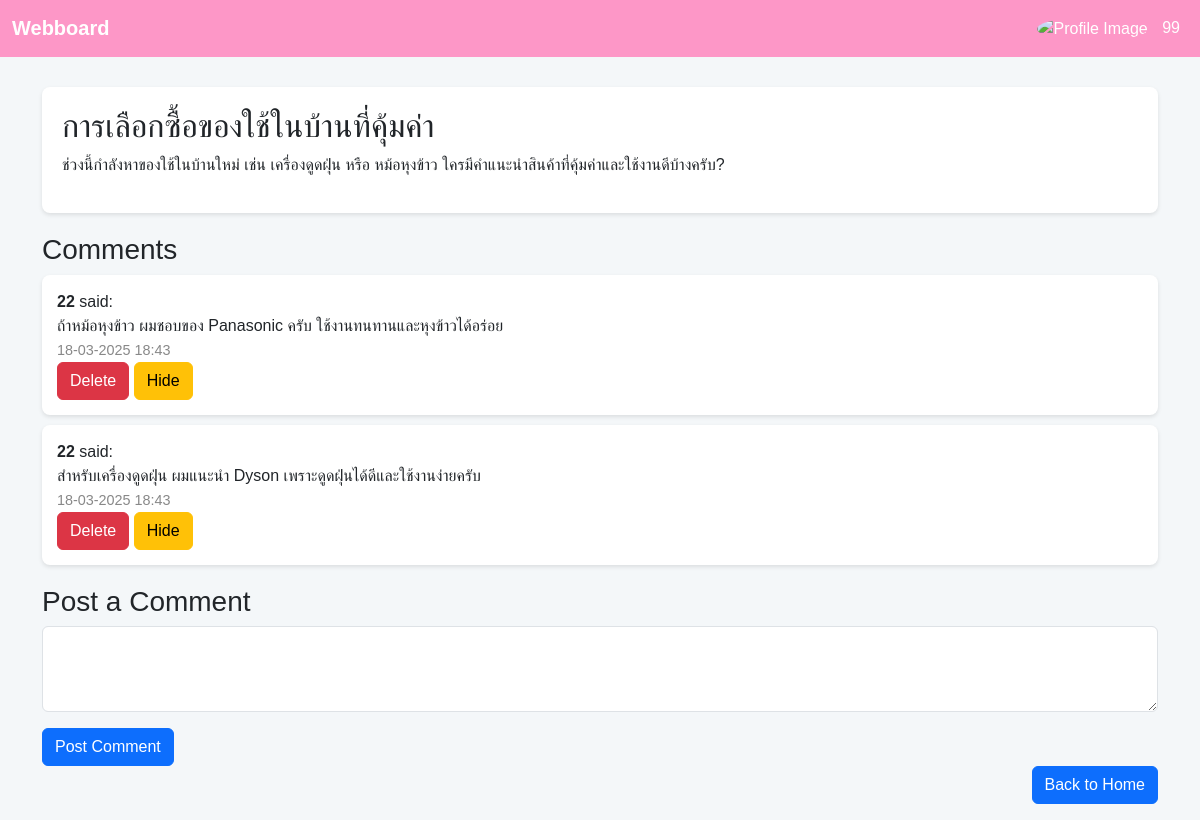
Page /view_question.php?id=12 (signed in) on the committed database.
### tables this page shows
CREATE TABLE `webboard` (
  `question_id` int(11) NOT NULL,
  `user_id` int(11) DEFAULT NULL,
  `question` varchar(255) NOT NULL,
  `details` text NOT NULL,
  `create_date` datetime DEFAULT current_timestamp(),
  `view_count` int(11) DEFAULT 0,
  `status` enum('active','hidden','deleted') DEFAULT 'active',
  `username` varchar(255) NOT NULL
);

CREATE TABLE `comments` (
  `comment_id` int(11) NOT NULL,
  `question_id` int(11) NOT NULL,
  `username` varchar(255) NOT NULL,
  `comment` text NOT NULL,
  `status` enum('active','hidden','deleted') DEFAULT 'active',
  `create_date` timestamp NOT NULL DEFAULT current_timestamp(),
  `user_id` int(11) NOT NULL
);

### view_question.php (the view, shortened to what this page needs)
<?php
include('db_connect.php');
$is_logged_in = isset($_SESSION['username']);
$username = $is_logged_in ? $_SESSION['username'] : '';
$is_admin = isset($_SESSION['role']) && $_SESSION['role'] === 'admin';
$question_id = isset($_GET['id']) ? (int)$_GET['id'] : 0;
$sql = "SELECT * FROM webboard WHERE question_id = $question_id";
$result = mysqli_query($conn, $sql);
$question = mysqli_fetch_assoc($result);
$comments_sql = "SELECT * FROM comments WHERE question_id = $question_id AND status != 'deleted' ORDER BY create_date DESC";
$comments_result = mysqli_query($conn, $comments_sql);
$profile_image = 'default.png';
if ($is_logged_in) {
    $sql = "SELECT role, profile_image FROM users WHERE username = '$username' LIMIT 1";
    $result = mysqli_query($conn, $sql);
    if ($result) {
        $user_data = mysqli_fetch_assoc($result);
        $profile_image = $user_data['profile_image'] ?: 'default.png';
    }
}
if (!file_exists('uploads/' . $profile_image)) {
    $profile_image = 'default.png';
}
?>
<!DOCTYPE html>
<html lang="th">
<head>
    <link href="https://cdn.jsdelivr.net/npm/bootstrap@5.3.0-alpha1/dist/css/bootstrap.min.css" rel="stylesheet">
</head>
<body>
    <nav class="navbar navbar-expand-lg navbar-light">
        <div class="container-fluid">
            <a class="navbar-brand" href="#">Webboard</a>
            <div class="collapse navbar-collapse" id="navbarNav">
                <ul class="navbar-nav ms-auto">
                    <?php if ($is_logged_in): ?>
                        <li class="nav-item dropdown">
                            <span class="nav-link profile-dropdown" id="navbarDropdown" data-bs-toggle="dropdown" aria-expanded="false">
                                <img src="uploads/<?php echo $profile_image; ?>" alt="Profile Image" class="profile-img">
                                <?php echo $username; ?>
                            </span>
                        </li>
                    <?php else: ?>
                        <li class="nav-item">
                            <a class="nav-link" href="login.php">Login</a>
                        </li>
                    <?php endif; ?>
                </ul>
            </div>
        </div>
    </nav>
    <div class="container">
        <div class="question-box">
            <h2><?php echo htmlspecialchars($question['question']); ?></h2>
            <p><?php echo nl2br(htmlspecialchars($question['details'])); ?></p>
        </div>
        <div class="comment-box">
            <h3>Comments</h3>
            <?php if (mysqli_num_rows($comments_result) > 0): ?>
                <?php while ($comment = mysqli_fetch_assoc($comments_result)): ?>
                    <?php if ($comment['status'] == 'hidden'): ?>
                        <div class="comment">
                            <p>This comment is hidden by the admin.</p>
                        </div>
                    <?php else: ?>
                        <div class="comment">
                            <p><strong><?php echo htmlspecialchars($comment['username']); ?></strong> said:</p>
                            <p><?php echo nl2br(htmlspecialchars($comment['comment'])); ?></p>
                            <span><?php echo date("d-m-Y H:i", strtotime($comment['create_date'])); ?></span>
                            <?php if ($is_admin): ?>
                                <div class="comment-actions">
                                    <a href="delete_comment.php?id=<?php echo $comment['comment_id']; ?>&question_id=<?php echo $question_id; ?>" class="btn btn-danger" onclick="return confirm('Are you sure you want to delete this comment?');">Delete</a>
                                    <a href="hide_comment.php?id=<?php echo $comment['comment_id']; ?>&question_id=<?php echo $question_id; ?>" class="btn btn-warning" onclick="return confirm('Are you sure you want to hide this comment?');">Hide</a>
                                </div>
                            <?php endif; ?>
                        </div>
                    <?php endif; ?>
                <?php endwhile; ?>
            <?php else: ?>
                <p>No comments yet.</p>
            <?php endif; ?>
        </div>
        <?php if ($is_logged_in): ?>
            <div class="comment-box">
                <h3>Post a Comment</h3>
                <form action="post_comment.php" method="POST">
                    <div class="mb-3">
                        <textarea class="form-control" name="comment" rows="3" required></textarea>
                    </div>
                    <button type="submit" class="btn btn-primary">Post Comment</button>
                </form>
            </div>
        <?php else: ?>
            <p>Please <a href="login.php">login</a> to post a comment.</p>
        <?php endif; ?>
        <div class="mb-3 d-flex justify-content-end">
            <a href="index.php" class="btn btn-primary">Back to Home</a>
        </div>
    </div>
</body>
</html>

### view_question.php (style rules this page uses)
body { background-color: #f4f7f9; font-family: 'Arial', sans-serif; }
.navbar { background-color:rgb(253, 151, 199); }
.navbar-brand { color: #fff; font-weight: bold; }
.navbar-nav .nav-link { color: #fff !important; }
.container { margin-top: 30px; }
.question-box { background-color: #ffffff; padding: 20px; border-radius: 8px; box-shadow: 0 2px 4px rgba(0, 0, 0, 0.1); }
.comment-box { margin-top: 20px; }
.comment-box .comment { background-color: #ffffff; padding: 15px; margin-bottom: 10px; border-radius: 8px; box-shadow: 0 2px 4px rgba(0, 0, 0, 0.1); }
.comment-box .comment p { margin-bottom: 0; }
.comment-box .comment span { font-size: 0.9rem; color: #888; }
.profile-img { width: 30px; height: 30px; border-radius: 50%; margin-right: 10px; }

### rows in the picture
webboard: question "การเลือกซื้อของใช้ในบ้านที่คุ้มค่า", details "ช่วงนี้กำลังหาของใช้ในบ้านใหม่ เช่น เครื่องดูดฝุ่น หรือ หม้อหุงข้าว ใครมีคำแนะนำสินค้าที่คุ้มค่าและใช้งานดีบ้างครับ?"
comments: username "22", comment "ถ้าหม้อหุงข้าว ผมชอบของ Panasonic ครับ ใช้งานทนทานและหุงข้าวได้อร่อย", create_date "18-03-2025 18:43"
comments: username "22", comment "สำหรับเครื่องดูดฝุ่น ผมแนะนำ Dyson เพราะดูดฝุ่นได้ดีและใช้งานง่ายครับ", create_date "18-03-2025 18:43"

### other values in the picture
$username "99"
